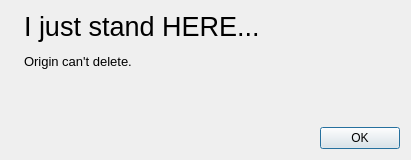
<?xml version="1.0" encoding="UTF-8"?>
<ui version="4.0">
 <class>Warning_kill_origin</class>
 <widget class="QDialog" name="Warning_kill_origin">
  <property name="geometry">
   <rect>
    <x>0</x>
    <y>0</y>
    <width>411</width>
    <height>160</height>
   </rect>
  </property>
  <property name="minimumSize">
   <size>
    <width>411</width>
    <height>160</height>
   </size>
  </property>
  <property name="maximumSize">
   <size>
    <width>411</width>
    <height>160</height>
   </size>
  </property>
  <property name="windowTitle">
   <string>Warning - Kill Origin</string>
  </property>
  <property name="windowIcon">
   <iconset resource="../../icons.qrc">
    <normaloff>:/icons/delete.png</normaloff>:/icons/delete.png</iconset>
  </property>
  <property name="sizeGripEnabled">
   <bool>false</bool>
  </property>
  <property name="modal">
   <bool>true</bool>
  </property>
  <layout class="QVBoxLayout" name="verticalLayout">
   <item>
    <layout class="QHBoxLayout" name="horizontalLayout">
     <item>
      <widget class="QLabel" name="label_2">
       <property name="sizePolicy">
        <sizepolicy hsizetype="Fixed" vsizetype="Fixed">
         <horstretch>0</horstretch>
         <verstretch>0</verstretch>
        </sizepolicy>
       </property>
       <property name="text">
        <string/>
       </property>
       <property name="pixmap">
        <pixmap resource="../../icons.qrc">:/icons/delete.png</pixmap>
       </property>
       <property name="alignment">
        <set>Qt::AlignLeading|Qt::AlignLeft|Qt::AlignTop</set>
       </property>
      </widget>
     </item>
     <item>
      <widget class="QLabel" name="label">
       <property name="sizePolicy">
        <sizepolicy hsizetype="Expanding" vsizetype="Expanding">
         <horstretch>0</horstretch>
         <verstretch>0</verstretch>
        </sizepolicy>
       </property>
       <property name="text">
        <string>&lt;html&gt;&lt;head/&gt;&lt;body&gt;&lt;p&gt;&lt;span style=&quot; font-size:20pt;&quot;&gt;I just stand HERE...&lt;/span&gt;&lt;/p&gt;&lt;p&gt;&lt;span style=&quot; font-size:10pt;&quot;&gt;Origin can't delete.&lt;/span&gt;&lt;/p&gt;&lt;/body&gt;&lt;/html&gt;</string>
       </property>
       <property name="textFormat">
        <enum>Qt::RichText</enum>
       </property>
       <property name="alignment">
        <set>Qt::AlignLeading|Qt::AlignLeft|Qt::AlignTop</set>
       </property>
       <property name="wordWrap">
        <bool>true</bool>
       </property>
      </widget>
     </item>
    </layout>
   </item>
   <item>
    <layout class="QHBoxLayout" name="horizontalLayout_2">
     <item>
      <spacer name="horizontalSpacer">
       <property name="orientation">
        <enum>Qt::Horizontal</enum>
       </property>
       <property name="sizeHint" stdset="0">
        <size>
         <width>40</width>
         <height>20</height>
        </size>
       </property>
      </spacer>
     </item>
     <item>
      <widget class="QDialogButtonBox" name="buttonBox">
       <property name="orientation">
        <enum>Qt::Horizontal</enum>
       </property>
       <property name="standardButtons">
        <set>QDialogButtonBox::Ok</set>
       </property>
      </widget>
     </item>
    </layout>
   </item>
  </layout>
 </widget>
 <resources>
  <include location="../../icons.qrc"/>
 </resources>
 <connections>
  <connection>
   <sender>buttonBox</sender>
   <signal>accepted()</signal>
   <receiver>Warning_kill_origin</receiver>
   <slot>accept()</slot>
   <hints>
    <hint type="sourcelabel">
     <x>248</x>
     <y>254</y>
    </hint>
    <hint type="destinationlabel">
     <x>157</x>
     <y>274</y>
    </hint>
   </hints>
  </connection>
 </connections>
</ui>
